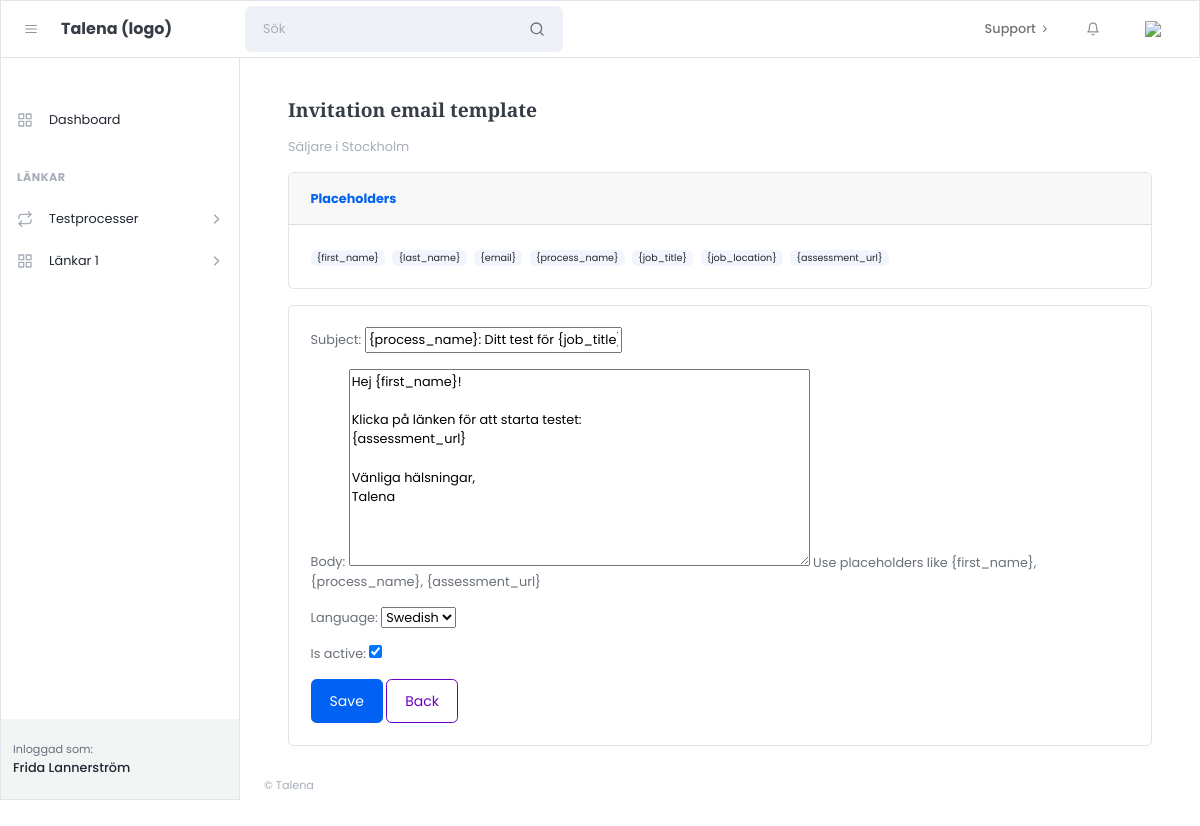
/processes/13/email-template/invitation/ (signed in), run on the app's committed database.
### apps/accounts/models.py (models this page shows)
class User(AbstractUser):
    class Role(models.TextChoices):
        ADMIN = "admin", "Admin"
        CUSTOMER = "customer", "Customer"
    role = models.CharField(
        max_length=20,
        choices=Role.choices,
        default=Role.CUSTOMER,
    )

### apps/processes/models.py (models this page shows, shortened)
class TestProcess(models.Model):
    name = models.CharField(max_length=255)
    provider = models.CharField(max_length=50, default="sova")
    account_code = models.CharField(max_length=255)
    project_code = models.CharField(max_length=255)
    project_name_snapshot = models.CharField(max_length=255, blank=True, default="")
    job_title = models.CharField(max_length=255, blank=True, default="")
    job_location = models.CharField(max_length=255, blank=True, default="")
    notes = models.TextField(blank=True, default="")
    self_registration_token = models.UUIDField(
        default=uuid.uuid4,
        unique=True,
        editable=False,
        db_index=True,
    )
    created_by = models.ForeignKey(
        settings.AUTH_USER_MODEL,
        on_delete=models.CASCADE,
        related_name="test_processes",
    )
    created_at = models.DateTimeField(auto_now_add=True)
    class Meta:
        ordering = ["-created_at"]

### apps/emails/models.py (models this page shows, shortened)
class EmailTemplate(models.Model):
    TEMPLATE_TYPES = [
        ("invitation", "Invitation"),
        ("reminder", "Reminder"),
        ("completion", "Completion"),
    ]
    LANG_CHOICES = [
        ("sv", "Swedish"),
        ("en", "English"),
    ]
    process = models.ForeignKey(
        "processes.TestProcess",
        on_delete=models.CASCADE,
        related_name="email_templates",
    )
    template_type = models.CharField(max_length=50, choices=TEMPLATE_TYPES)
    language = models.CharField(max_length=10, choices=LANG_CHOICES, default="sv")
    subject = models.CharField(max_length=255)
    body = models.TextField(help_text="Use placeholders like {first_name}, {process_name}, {assessment_url}")
    is_active = models.BooleanField(default=True)
    updated_at = models.DateTimeField(auto_now=True)
    class Meta:
        constraints = [
            models.UniqueConstraint(
                fields=["process", "template_type", "language"],
                name="uniq_template_per_process_type_lang",
            )
        ]

### apps/emails/views.py (the view)
@login_required
def edit_process_invitation_template(request, process_id):
    process = get_object_or_404(TestProcess, pk=process_id, created_by=request.user)
    tpl, _ = EmailTemplate.objects.get_or_create(
        process=process,
        template_type="invitation",
        language="sv",
        defaults={
            "subject": "{process_name}: Ditt test för {job_title}",
            "body": (
                "Hej {first_name}!\n\n"
                "Klicka på länken för att starta testet:\n"
                "{assessment_url}\n\n"
                "Vänliga hälsningar,\n"
                "Talena"
            ),
        },
    )
    if request.method == "POST":
        form = EmailTemplateForm(request.POST, instance=tpl)
        if form.is_valid():
            form.save()
            messages.success(request, "Invitation email template updated.")
            return redirect("processes:process_detail", pk=process.id)
    else:
        form = EmailTemplateForm(instance=tpl)
    placeholders = [
        "{first_name}", "{last_name}", "{email}",
        "{process_name}", "{job_title}", "{job_location}",
        "{assessment_url}",
    ]
    return render(request, "emails/edit_invitation_template.html", {
        "process": process,
        "form": form,
        "placeholders": placeholders,
    })

### apps/emails/forms.py
class EmailTemplateForm(forms.ModelForm):
    class Meta:
        model = EmailTemplate
        fields = ["subject", "body", "language", "is_active"]
        widgets = {
            "body": forms.Textarea(attrs={"rows": 10}),
        }

### templates/emails/edit_invitation_template.html (shortened to what this page needs)
{% extends "customer/core/layouts/customer_base.html" %}
{% block content %}
<div class="container-fluid px-4">
  <h1 class="h4 mb-3">Invitation email template</h1>
  <div class="text-muted mb-3">{{ process.name }}</div>
  <div class="card mb-3">
    <div class="card-header"><strong>Placeholders</strong></div>
    <div class="card-body">
      {% for p in placeholders %}
        <span class="badge bg-light text-dark me-1">{{ p }}</span>
      {% endfor %}
    </div>
  </div>
  <form method="post" class="card">
    <div class="card-body">
      {{ form.as_p }}
      <button class="btn btn-primary" type="submit">Save</button>
      <a class="btn btn-outline-secondary" href="{% url 'processes:process_detail' process.id %}">Back</a>
    </div>
  </form>
</div>
{% endblock %}

### templates/customer/core/partials/customer_sidebar.html (shortened to what this page needs)
<div id="layoutSidenav_nav">
                <nav class="sidenav sidenav-light border">
                    <div class="sidenav-menu">
                        <div class="nav accordion" id="accordionSidenav">
                            <div class="sidenav-menu-heading"></div>
                            <a class="nav-link" href="{% url 'customer_dashboard' %}">
                                <div class="nav-link-icon"><i data-feather="grid"></i></div>
                                Dashboard
                            </a>
                            <div class="sidenav-menu-heading">Länkar</div>
                            <a class="nav-link collapsed" href="javascript:void(0);" data-bs-toggle="collapse" data-bs-target="#collapseFlows" aria-expanded="false" aria-controls="collapseFlows">
                                <div class="nav-link-icon"><i data-feather="repeat"></i></div>
                                Testprocesser
                                <div class="sidenav-collapse-arrow"><i class="fas fa-angle-down"></i></div>
                            </a>
                            <a class="nav-link collapsed" href="javascript:void(0);" data-bs-toggle="collapse" data-bs-target="#collapsePages" aria-expanded="false" aria-controls="collapsePages">
                                <div class="nav-link-icon"><i data-feather="grid"></i></div>
                                Länkar 1
                                <div class="sidenav-collapse-arrow"><i class="fas fa-angle-down"></i></div>
                            </a>
                    </div>
                    </div>
                    <div class="sidenav-footer">
                        <div class="sidenav-footer-content">
                            <div class="sidenav-footer-subtitle">Inloggad som:</div>
                            <div class="sidenav-footer-title">{{ request.user.get_full_name }}</div>
                        </div>
                    </div>
                </nav>
            </div>

### data on the page
User: user.get_full_name "Frida Lannerström"
TestProcess: name "Säljare i Stockholm"
EmailTemplate: subject "{process_name}: Ditt test för {job_title}", body "Hej {first_name}! Klicka på länken för att starta testet: {assessment_url} Vänliga hälsningar, Talena", language "Swedish", is_active "☑"

### other printed values
{{ p }} "{first_name}" "{last_name}" "{email}" "{process_name}" "{job_title}" "{job_location}" "{assessment_url}"
